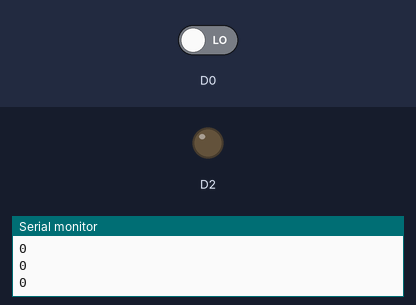
Recording of a sketch running on a simulated ESP8266 (NodeMCU). On the bench: output pins drawn as LEDs (lit = HIGH), the last lines printed to the serial monitor. The test bench sets the inputs (shaded band); at power-on: D0 LOW.

Above: at 1.8 s.
1.9 s: D0 driven HIGH
At 2.3 s:
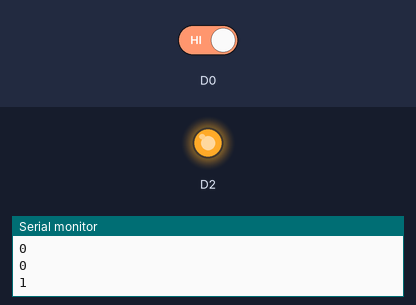
3.5 s: D0 driven LOW
At 4.6 s:
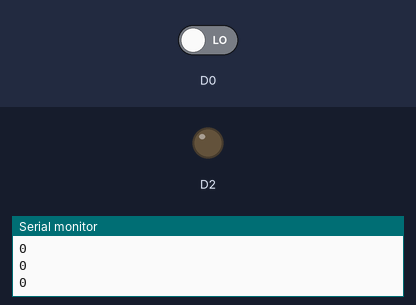
Timing chart, 0 to 6.5 s (numbered marks = the images above; inputs shaded):
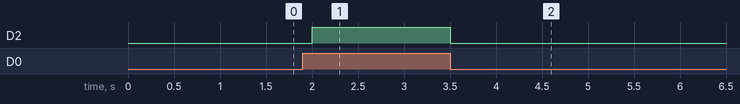

Measured:
- after the input at 1.9 s, D2: LOW → HIGH after 0.10 s
- after the input at 3.5 s, D2: HIGH → LOW at once

The sketch:

IOT_2.ino
```cpp
int state;
void setup() {
  // put your setup code here, to run once:
  pinMode(D0,INPUT);
  pinMode(D2,OUTPUT);
  Serial.begin(9600);
}

void loop() {
  // put your main code here, to run repeatedly:
  state=digitalRead(D0);
  Serial.println(state);
  digitalWrite(D2,state);
  delay(500);


}
```
